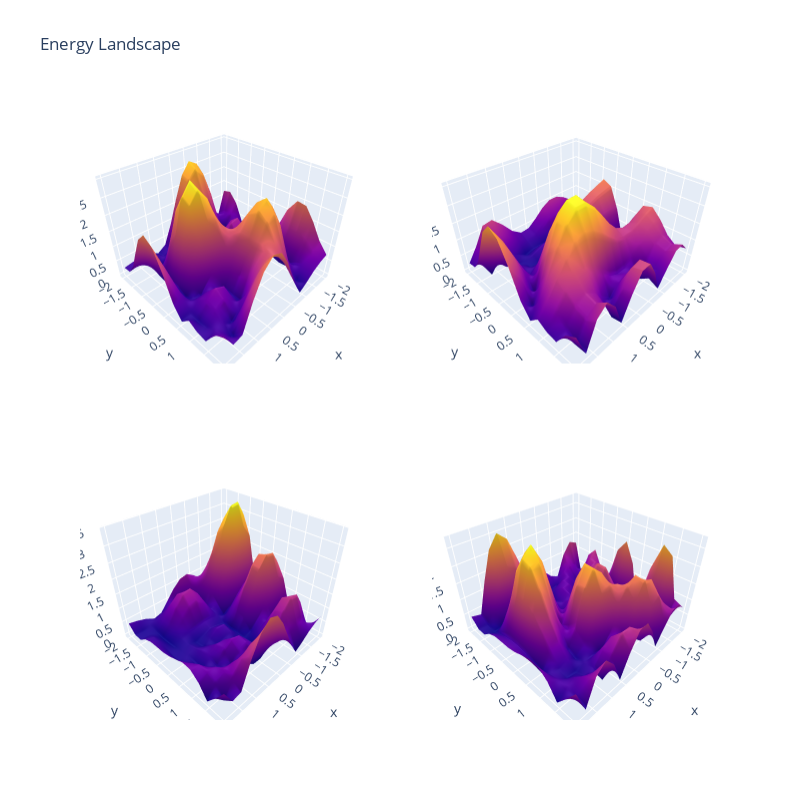

Source (notebook cell):
### Code cell
fig = make_subplots(
    rows=p, cols=p,
#    specs=[[{'type': 'surface'},{'type': 'surface'}, {'type': 'surface'}], #Still need to automate this part
#           [{'type': 'surface'},{'type': 'surface'}, {'type': 'surface'}],
#           [{'type': 'surface'},{'type': 'surface'}, {'type': 'surface'}]])

     specs=[[{'type': 'surface'},{'type': 'surface'}], #Still need to automate this part
           [{'type': 'surface'},{'type': 'surface'}]])

a1=0
a2=0
for gamma_d in range(len(gamma_in)):
    for beta_d in range(len(gamma_in)):
        landscape=np.zeros((len(gamma0),len(beta0)))
        for k in range(len(gamma0)):
            for l in range(len(beta0)):
                #creating x0
                temp_gamma=gamma_in
                temp_gamma[gamma_d]=gamma0[k]
                temp_beta=beta_in
                temp_beta[beta_d]=beta0[l]
                x0=np.append(temp_gamma,temp_beta)
                #print(x0)

                #res=minimize(AveEnergy,x0,arg,method='Nelder-Mead')
                #z[k][l]=res.fun
                landscape[k][l]=np.absolute(d2AveEnergy(x0,a1,a2,*arg))
                #print(z[k][l])
        fig.add_trace(
        go.Surface(x=X, y=Y, z=landscape, showscale=False),
        row=gamma_d+1, col=beta_d+1)
                
fig.update_layout(
    title_text='Energy Landscape',
    height=800,
    width=800
)

fig.show()

### Figure 1 — Plotly figure (JSON) as saved in the notebook; plotly's stock layout.template omitted (floating-point values rounded to 4 significant figures; data arrays with more than 128 entries replaced by an {"elided": "..."} marker saying what was removed)
{"data": [{"scene": "scene", "showscale": false, "type": "surface", "x": {"elided": "15x15 float values"}, "y": {"elided": "15x15 float values"}, "z": {"elided": "15x15 float values"}}, {"scene": "scene2", "showscale": false, "type": "surface", "x": {"elided": "15x15 float values"}, "y": {"elided": "15x15 float values"}, "z": {"elided": "15x15 float values"}}, {"scene": "scene3", "showscale": false, "type": "surface", "x": {"elided": "15x15 float values"}, "y": {"elided": "15x15 float values"}, "z": {"elided": "15x15 float values"}}, {"scene": "scene4", "showscale": false, "type": "surface", "x": {"elided": "15x15 float values"}, "y": {"elided": "15x15 float values"}, "z": {"elided": "15x15 float values"}}], "layout": {"height": 800, "scene": {"aspectmode": "auto", "aspectratio": {"x": 1.103, "y": 1.103, "z": 0.8224}, "domain": {"x": [0, 0.45], "y": [0.575, 1]}}, "scene2": {"aspectmode": "auto", "aspectratio": {"x": 1.167, "y": 1.167, "z": 0.7337}, "domain": {"x": [0.55, 1], "y": [0.575, 1]}}, "scene3": {"aspectmode": "auto", "aspectratio": {"x": 1.055, "y": 1.055, "z": 0.8984}, "domain": {"x": [0, 0.45], "y": [0, 0.425]}}, "scene4": {"aspectmode": "auto", "aspectratio": {"x": 1.14, "y": 1.14, "z": 0.7695}, "domain": {"x": [0.55, 1], "y": [0, 0.425]}}, "title": {"text": "Energy Landscape"}, "width": 800}}
